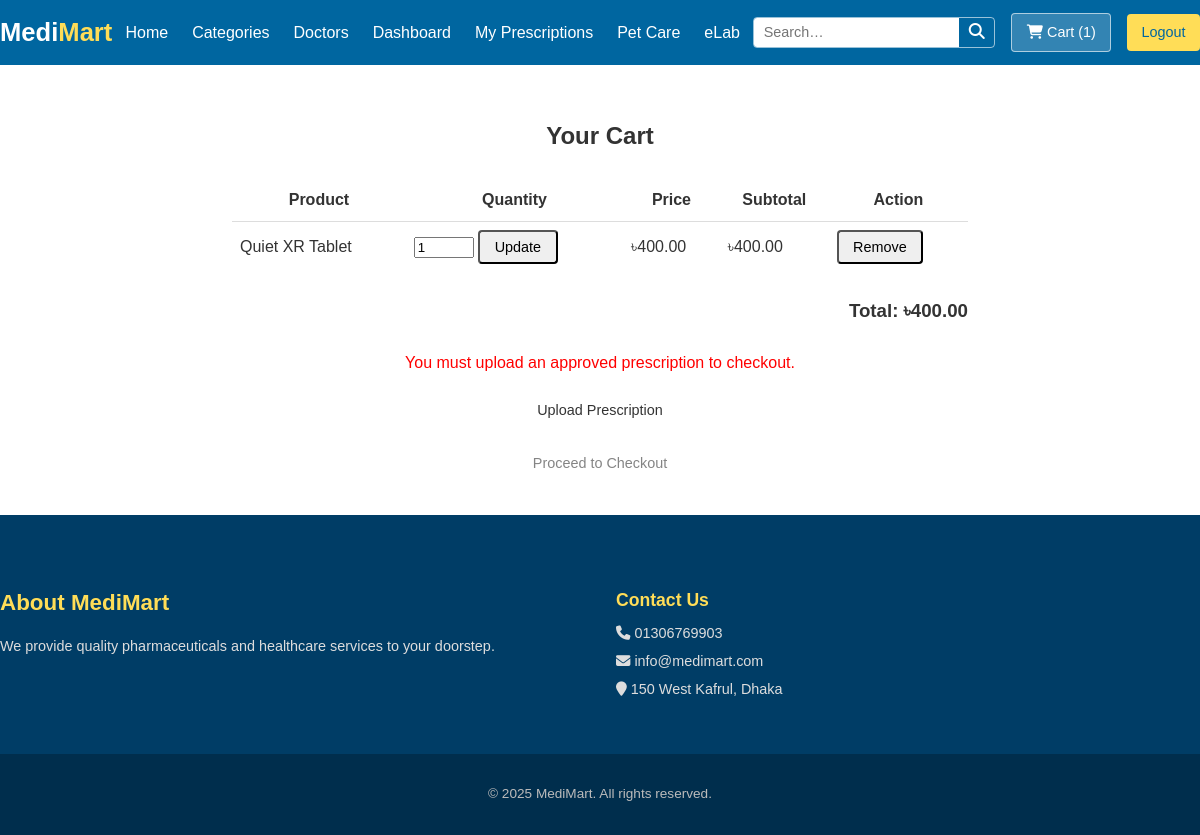
The app's page /cart/ (signed in) with its own data.
### main/models.py (models this page shows, shortened)
class CartItem(models.Model):
    cart = models.ForeignKey(Cart, on_delete=models.CASCADE, related_name='items')
    product = models.ForeignKey('Product', null=True, blank=True, on_delete=models.CASCADE)
    pet_product = models.ForeignKey('PetProduct', null=True, blank=True, on_delete=models.CASCADE)
    quantity = models.PositiveIntegerField(default=1)
    @property
    def subtotal(self):
        if self.product:
            return self.quantity * self.product.price
        elif self.pet_product:
            return self.quantity * self.pet_product.price
        return Decimal('0.00')

class Product(models.Model):
    category = models.ForeignKey(
        Category, on_delete=models.CASCADE, related_name='products', db_index=True
    )
    name = models.CharField(max_length=200, unique=True)
    price = models.DecimalField(max_digits=8, decimal_places=2, default=Decimal('0.00'))
    description = models.TextField(blank=True)
    stock = models.PositiveIntegerField(default=0)
    requires_prescription = models.BooleanField(default=False, db_index=True)
    image = models.ImageField(upload_to='products/', blank=True, null=True)
    class Meta:
        constraints = [
            CheckConstraint(check=Q(stock__gte=0), name='product_stock_non_negative'),
        ]

### main/views.py (the view)
# urls.py: path('cart/', views.cart_view, name='cart'),
@login_required
def cart_view(request):
    cart = Cart.objects.filter(user=request.user).first()
    cart_items = cart.items.select_related('product', 'pet_product') if cart else []
    presc_ids = {ci.product_id for ci in cart_items if ci.product and ci.product.requires_prescription} | \
                {ci.pet_product_id for ci in cart_items if ci.pet_product and ci.pet_product.prescription_required}
    prescription_required = bool(presc_ids)
    if prescription_required:
        approved_count = (Prescription.objects
                          .filter(patient=request.user, status='approved', products__in=presc_ids)
                          .values('products')
                          .distinct()
                          .count())
        has_approved_prescription = (approved_count == len(presc_ids))
    else:
        has_approved_prescription = True
    total = cart.total_price() if cart else Decimal('0.00')
    context = {
        'cart_items': cart_items,
        'total': total,
        'prescription_required': prescription_required,
        'has_approved_prescription': has_approved_prescription,
    }
    return render(request, 'main/cart.html', context)

### main/context_processors.py (called while the page is built)
def cart_count(request):
    if request.user.is_authenticated:
        cart = Cart.objects.filter(user=request.user).first()
        count = cart.items.count() if cart and hasattr(cart, 'items') else 0
    else:
        cart_session = request.session.get('cart', {})
        count = sum(cart_session.values()) if isinstance(cart_session, dict) else 0
    return {'cart_count': count}

def user_group_flags(request):
    user = getattr(request, 'user', None)
    is_doctor = False
    is_patient = False
    is_staff = False
    if user and user.is_authenticated:
        is_staff = user.is_staff
        try:
            is_doctor = hasattr(user, 'doctor_profile') or user.groups.filter(name='Doctors').exists()
        except:
            is_doctor = False
        is_patient = not is_doctor
    return {
        'is_doctor': is_doctor,
        'is_patient': is_patient,
        'is_staff': is_staff,
    }

### main/models.py (called while the page is built)
    def total_price(self):
        agg_product = self.items.filter(product__isnull=False).aggregate(
            total=Sum(F('quantity') * F('product__price'))
        )['total'] or Decimal('0.00')
        agg_pet = self.items.filter(pet_product__isnull=False).aggregate(
            total=Sum(F('quantity') * F('pet_product__price'))
        )['total'] or Decimal('0.00')
        return agg_product + agg_pet

### main/templates/main/cart.html (shortened to what this page needs)
{% extends "main/base.html" %}
{% block content %}
<section class="container" style="padding: 2rem; max-width: 800px; margin: auto;">
  <h2 style="text-align:center; margin-bottom: 1.5rem;">Your Cart</h2>
  {% if cart_items %}
    <table style="width:100%; border-collapse: collapse; margin-bottom: 1.5rem;">
      <thead>
        <tr>
          <th style="border-bottom:1px solid #ddd; padding:0.5rem;">Product</th>
          <th style="border-bottom:1px solid #ddd; padding:0.5rem;">Quantity</th>
          <th style="border-bottom:1px solid #ddd; padding:0.5rem;">Price</th>
          <th style="border-bottom:1px solid #ddd; padding:0.5rem;">Subtotal</th>
          <th style="border-bottom:1px solid #ddd; padding:0.5rem;">Action</th>
        </tr>
      </thead>
      <tbody>
        {% for item in cart_items %}
        <tr>
          <td style="padding:0.5rem;">
            {% if item.product %}
              {{ item.product.name }}
            {% elif item.pet_product %}
              {{ item.pet_product.name }}
            {% endif %}
          </td>
          <td style="padding:0.5rem;">
            <form method="post" action="{% if item.product %}{% url 'update_cart' item.product.id %}{% elif item.pet_product %}{% url 'update_pet_cart' item.pet_product.id %}{% endif %}">
              <input type="number" name="quantity" value="{{ item.quantity }}" min="1" style="width:60px;">
              <button type="submit" class="btn btn-sm btn-primary">Update</button>
            </form>
          </td>
          <td style="padding:0.5rem;">
            {% if item.product %}
              ৳{{ item.product.price|floatformat:2 }}
            {% elif item.pet_product %}
              ৳{{ item.pet_product.price|floatformat:2 }}
            {% endif %}
          </td>
          <td style="padding:0.5rem;">
            ৳{{ item.subtotal|floatformat:2 }}
          </td>
          <td style="padding:0.5rem;">
            <form method="post" action="{% if item.product %}{% url 'remove_from_cart' item.product.id %}{% elif item.pet_product %}{% url 'remove_pet_from_cart' item.pet_product.id %}{% endif %}">
              <button type="submit" class="btn btn-sm btn-danger">Remove</button>
            </form>
          </td>
        </tr>
        {% endfor %}
      </tbody>
    </table>
    <h3 style="text-align:right; margin-bottom:1.5rem;">Total: ৳{{ total|floatformat:2 }}</h3>
    {% if prescription_required and not has_approved_prescription %}
      <p style="color:red; text-align:center;">
        You must upload an approved prescription to checkout.
      </p>
      <div style="text-align:center; margin-bottom:1rem;">
        <a href="{% url 'upload_prescription' %}" class="btn btn-warning">Upload Prescription</a>
      </div>
      <div style="text-align:center;">
        <a class="btn btn-success disabled" aria-disabled="true" style="pointer-events:none; opacity:.6;">
          Proceed to Checkout
        </a>
      </div>
    {% else %}
      <div style="text-align:center; margin-bottom:1rem;">
        <a href="{% url 'checkout' %}" class="btn btn-success">Proceed to Checkout</a>
      </div>
    {% endif %}
  {% else %}
    <p style="text-align:center; color:red;">Your cart is empty.</p>
    <p style="text-align:center;">
      <a href="{% url 'index' %}" class="btn btn-primary">Continue Shopping</a>
    </p>
  {% endif %}
</section>
{% endblock %}

### main/static/main/css/style.css (style rules this page uses)
*, *::before, *::after { box-sizing: border-box; }
body { margin: 0; font-family: Arial, sans-serif; line-height: 1.6; color: #333; background-color: #ffffff; }
a { text-decoration: none; color: inherit; }
.container { max-width: 1200px; margin: 0 auto; padding: 0 0; }
.btn { display: inline-block; padding: 0.45rem 0.9rem; border-radius: 4px; font-weight: 500; transition: background-color 0.3s ease; font-size: 0.9rem; }

### records on screen
CartItem: product.name "Quiet XR Tablet", quantity "1", product.price "400.00", subtotal "400.00"

### other values on screen
{{ cart_count|default:0 }} "1"
{{ total|floatformat:2 }} "400.00"
